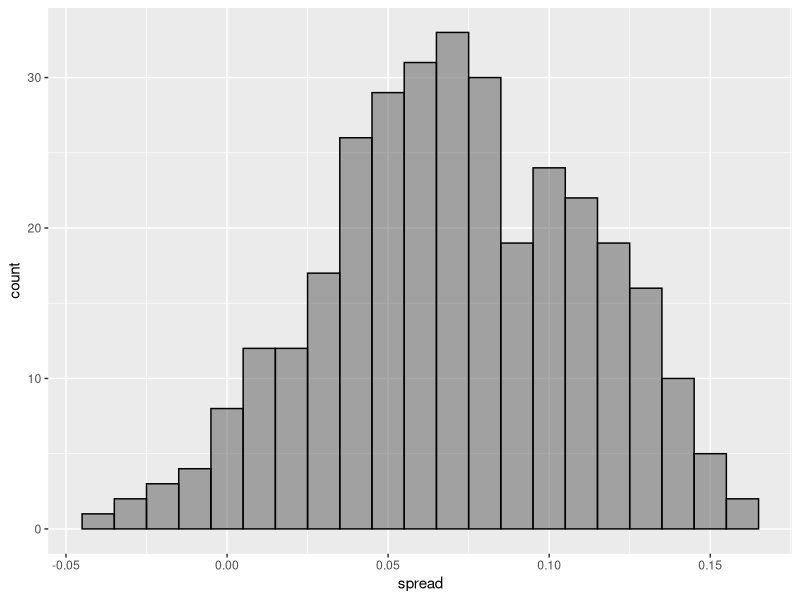
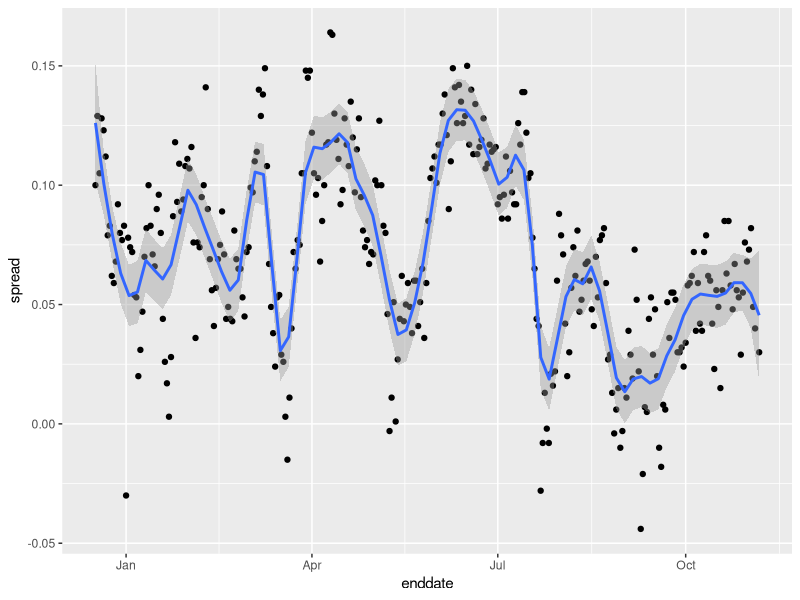

Here is the R script that generated these plots, in order: (Note: this script raises an error after producing the figures.)
# libraries that used in this example
library(tidyverse)
library(dslabs)

# DATA WRANGLING
results <- polls_us_election_2016 %>%
  filter(
    state != "U.S." & # exclude national poll data
      !str_detect(state, "CD") & # we will not include data with "CD-#" at the end of state name
      enddate >= "2016-10-31" &
      (grade %in% c("A+", "A", "A-", "B+") | is.na(grade))) %>%
  mutate(spread = rawpoll_clinton/100 - rawpoll_trump/100) %>%
  group_by(state) %>%
  summarise(avg = mean(spread), sd = sd(spread), n = n()) %>%
  mutate(state = as.character(state))

results %>% arrange(abs(avg)) # the resulting table containing the average, sd, and n for each state.

results <- left_join(results, results_us_election_2016, by = "state")
results_us_election_2016 %>% filter(!state %in% results$state)
results <- results %>%
  mutate(sd = ifelse(is.na(sd), median(results$sd, na.rm=TRUE), sd)) # NAs = median value


# Bayesian calculation
mu <- 0
tau <- 0.02
Bayesian_results <- results %>% mutate(sigma = sd/sqrt(n),
                                       B = sigma^2 / (sigma^2 + tau^2),
                                       posterior_mean = mu + (1-B)*(avg-mu),
                                       posterior_se = sqrt(1 / (1/sigma^2 + 1/tau^2))
) %>%
  arrange(abs(posterior_mean))


# generate 1,000 simulated results
mu <- 0
tau <- 0.02
clinton_EV <- replicate(1000, {
  results %>% mutate(sigma = sd/sqrt(n),
                     B = sigma^2 / (sigma^2 + tau^2),
                     posterior_mean = mu + (1-B)*(avg-mu),
                     posterior_se = sqrt(1/ (1/sigma^2 + 1/tau^2)),
                     simulated_result = rnorm(length(posterior_mean), posterior_mean, posterior_se),
                     clinton = ifelse(simulated_result>0, electoral_votes, 0)) %>%
    summarise(clinton = sum(clinton)) %>%
    .$clinton + 7
})
mean(clinton_EV>269)

# model with general bias
mu <- 0
tau <- 0.02
bias_sd <- 0.03
clinton_EV_2 <- replicate(1000, {
  results %>% mutate(sigma = sqrt(sd^2/n + bias_sd^2),
                     B = sigma^2 / (sigma^2 + tau^2),
                     posterior_mean = mu + (1-B)*(avg-mu),
                     posterior_se = sqrt(1/ (1/sigma^2 + 1/tau^2)),
                     simulated_result = rnorm(length(posterior_mean), posterior_mean, posterior_se),
                     clinton = ifelse(simulated_result>0, electoral_votes, 0)) %>%
    summarise(clinton = sum(clinton)) %>% .$clinton + 7 # 7 for Rhode Island and D.C.
})
mean(clinton_EV_2>269)

# Forecasting
# we use only one pollster to avoid pollster effect.
one_pollster <- polls_us_election_2016 %>%
  filter(pollster == "Ipsos" & state == "U.S.") %>%
  mutate(spread = rawpoll_clinton/100 - rawpoll_trump/100)

# Since there's no pollster effect,
# perhaps the theoretical standard error will match the data-derived se.
se <- one_pollster %>%
  summarise(empirical = sd(spread),
            theoretical = 2*sqrt(mean(spread)*(1-mean(spread))/min(samplesize)))
one_pollster %>% ggplot(aes(spread)) +
  geom_histogram(binwidth = 0.01, col = "black", alpha = 0.5)

one_pollster %>% 
  ggplot(aes(enddate, spread)) + geom_point() +
  geom_smooth(method = "loess", span=0.1)

save(list = ls(), file = "rdas/results.rda")
